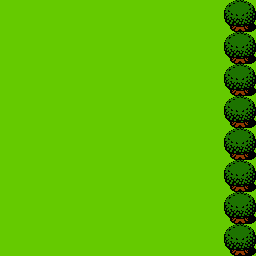

This game map was drawn from its Tiled (.tmx) file and the tilesets committed beside it. A one-line description and the full map source follow:
An orthogonal 16x16 tile map with 16x16 px tiles, 1 tile layer (background) and 4 objects (4x zone).

<map version="1.4" tiledversion="1.4.3" orientation="orthogonal" renderorder="right-down" width="16" height="16" tilewidth="16" tileheight="16" infinite="0" backgroundcolor="#000000" nextlayerid="3" nextobjectid="5">
 <properties>
  <property name="tileset" type="int" value="0" />
 </properties>
 <tileset firstgid="1" source="../pix/overworld_a_gbc.tsx" />
 <layer id="1" name="background" width="16" height="16">
  <data encoding="csv">
1,1,1,1,1,1,1,1,1,1,1,1,1,1,9,10,
1,1,1,1,1,1,1,1,1,1,1,1,1,1,13,14,
1,1,1,1,1,1,1,1,1,1,1,1,1,1,9,10,
1,1,1,1,1,1,1,1,1,1,1,1,1,1,13,14,
1,1,1,1,1,1,1,1,1,1,1,1,1,1,9,10,
1,1,1,1,1,1,1,1,1,1,1,1,1,1,13,14,
1,1,1,1,1,1,1,1,1,1,1,1,1,1,9,10,
1,1,1,1,1,1,1,1,1,1,1,1,1,1,13,14,
1,1,1,1,1,1,1,1,1,1,1,1,1,1,9,10,
1,1,1,1,1,1,1,1,1,1,1,1,1,1,13,14,
1,1,1,1,1,1,1,1,1,1,1,1,1,1,9,10,
1,1,1,1,1,1,1,1,1,1,1,1,1,1,13,14,
1,1,1,1,1,1,1,1,1,1,1,1,1,1,9,10,
1,1,1,1,1,1,1,1,1,1,1,1,1,1,13,14,
1,1,1,1,1,1,1,1,1,1,1,1,1,1,9,10,
1,1,1,1,1,1,1,1,1,1,1,1,1,1,13,14
</data>
 </layer>
 <objectgroup id="2" name="zones">
  <object id="1" name="zone 1" type="zone" x="0" y="0" width="128" height="128">
   <properties>
    <property name="id" type="int" value="0" />
   </properties>
  </object>
  <object id="2" name="zone 2" type="zone" x="128" y="0" width="128" height="128">
   <properties>
    <property name="id" type="int" value="0" />
   </properties>
  </object>
  <object id="3" name="zone 3" type="zone" x="0" y="128" width="128" height="128">
   <properties>
    <property name="id" type="int" value="0" />
   </properties>
  </object>
  <object id="4" name="zone 4" type="zone" x="128" y="128" width="128" height="128">
   <properties>
    <property name="id" type="int" value="0" />
   </properties>
  </object>
 </objectgroup>
</map>